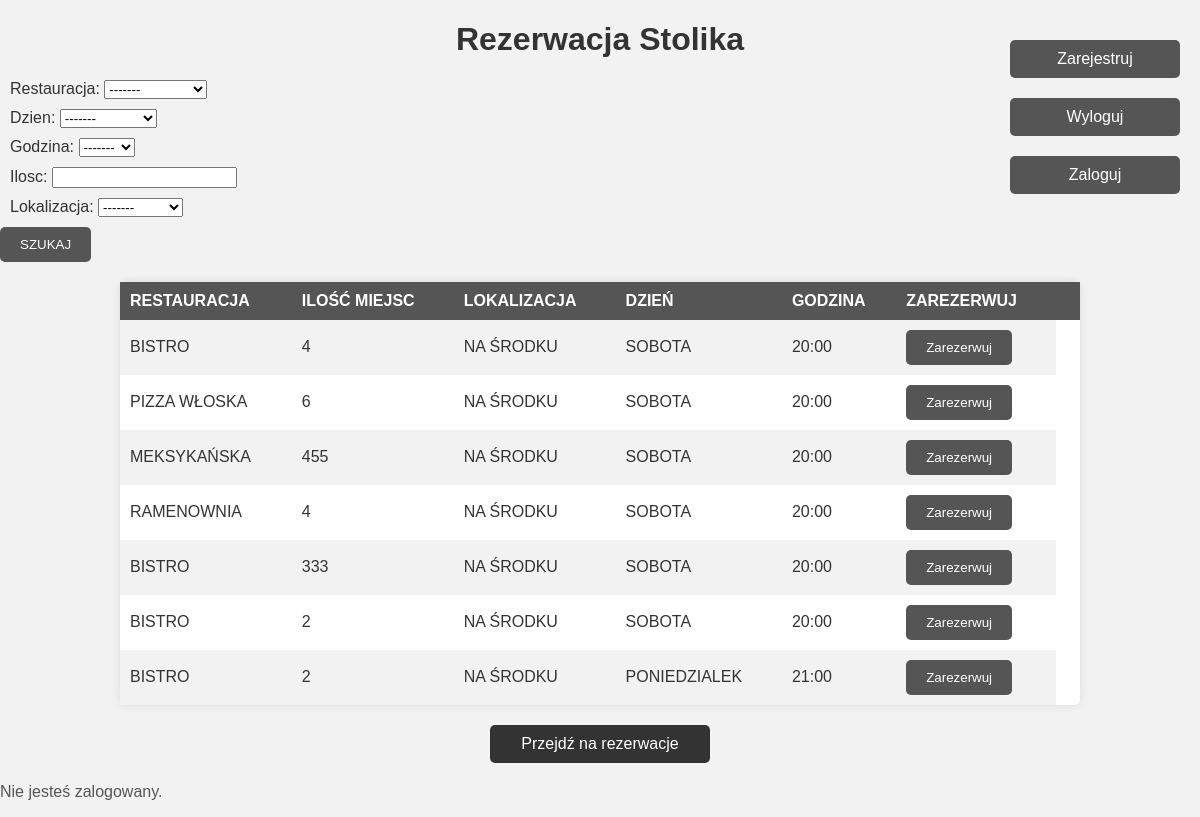
The app's page /Stolik/ with its own data.
### Rezerwacje/models.py (models this page shows, shortened)
class Stolik(models.Model):
    RESTAURACJA_CHOICES = [("BISTRO", "bistro"), ("CHIŃCZYK", "chińczyk"),("MEKSYKAŃSKA","meksykańska"),("PIZZA WŁOSKA","pizza włoska"),("RAMENOWNIA","ramenownia")]
    LOKALIZACJA_CHOICES = [("PRZY OKNIE","przy oknie"),("PRZY BARZE","przy barze"),("NA ŚRODKU","na środku")]
    DZIEN_CHOICES = [("PONIEDZIALEK","poniedzialek"),("WTOREK","wtorek"),("SRODA","sroda"),("CZWARTEK","czwartek"),("PIATEK","piatek"),("SOBOTA","sobota"),("NIEDZIELA","niedziela")]
    GODZINA_CHOICES = [("16:00","16:00"),("17:00","17:00"),("18:00","18:00"),("19:00","19:00"),("20:00","20:00"),("21:00","21:00")]
    ilosc = models.PositiveSmallIntegerField()
    restauracja = models.CharField(max_length=16, choices=RESTAURACJA_CHOICES, default="BISTRO")
    dzien = models.CharField(max_length=16, choices=DZIEN_CHOICES, default="SOBOTA")
    godzina = models.CharField(max_length=16, choices=GODZINA_CHOICES, default="20:00")
    lokalizacja = models.CharField(max_length=16, choices=LOKALIZACJA_CHOICES, default="NA ŚRODKU")
    class Meta:
        verbose_name_plural = "Stoliki"

### Rezerwacje/views.py (the view, shortened to what this page needs)
# urls.py: path('', StolikListView.as_view(), name="index"),
class StolikListView(ListView):
    model = Stolik
    template_name = "index.html"
    queryset = Stolik.objects.all()
    context_object_name = "object_list"
    def get_queryset(self):
        return self.queryset.filter(rezerwacja=None)
    def get_context_data(self, **kwargs):
        context = super(StolikListView, self).get_context_data(**kwargs)
        context["form"] = StolikForm(self.request.POST or None)
        return context
    """ FILTROWANIE DANYCH TAK, ABY ZOSTAŁY TYLKE TE, KTÓRE ZAZNACZYLIŚMY """

### Rezerwacje/forms.py
class StolikForm(forms.ModelForm):
    restauracja = forms.ChoiceField(choices=RESTAURACJA_FORM_CHOICES, required=False)
    ilosc = forms.IntegerField(min_value=1, required=False)
    lokalizacja = forms.ChoiceField(choices=LOKALIZACJA_FORM_CHOICES, required=False)
    dzien = forms.ChoiceField(choices=DZIEN_FORM_CHOICES, required=False)
    godzina = forms.ChoiceField(choices=GODZINA_FORM_CHOICES, required=False)
    class Meta:
        model = Stolik
        fields = ["restauracja", "dzien","godzina", "ilosc", "lokalizacja"]

### Rezerwacje/templates/index.html (shortened to what this page needs)
<!DOCTYPE html>
<html lang="en">
<head>
</head>
<body>
    <div class="header">
        <h1>Rezerwacja Stolika</h1>
        <div class="login-options">
            <a class="btn" href="{% url 'register' %}">Zarejestruj</a>
            <a class="btn" href="{% url 'logout' %}">Wyloguj</a>
            <a class="btn" href="{% url 'login' %}">Zaloguj</a>
        </div>
    </div>
    <div class="form-container">
        <form action="{% url 'index' %}" method="POST">
            {% for field in form %}
                <div class="fieldWrapper">
                    {{ field.label_tag }} {{ field }}
                </div>
            {% endfor %}
            <input type="submit" value="SZUKAJ">
        </form>
    </div>
    <table>
        <tr>
            <th>RESTAURACJA</th>
            <th>ILOŚĆ MIEJSC</th>
            <th>LOKALIZACJA</th>
            <th>DZIEŃ</th>
            <th>GODZINA</th>
            <th>ZAREZERWUJ</th>
            <th></th>
        </tr>
        {% for stolik in object_list %}
        <tr>
            <td>{{ stolik.restauracja }}</td>
            <td>{{ stolik.ilosc }}</td>
            <td>{{ stolik.lokalizacja }}</td>
            <td>{{ stolik.dzien }}</td>
            <td>{{ stolik.godzina }}</td>
            <td>
                <form action="{% url 'detail' stolik.id %}">
                    <input type="submit" value="Zarezerwuj">
                </form>
            </td>
        </tr>
        {% endfor %}
    </table>
    <a href="{% url 'rezerwacje' %}">Przejdź na rezerwacje</a>
    {% if user.is_authenticated %}
        <p>Zalogowany użytkownik: {{ user.username }}</p>
    {% else %}
        <p>Nie jesteś zalogowany.</p>
    {% endif %}
</body>
</html>

### Rezerwacje/templates/index.html (style rules this page uses)
body { font-family: Arial, sans-serif; margin: 0; padding: 0; background-color: #f2f2f2; color: #333; }
.header { text-align: center; margin-top: 20px; }
.login-options { position: absolute; top: 20px; right: 20px; }
.form-container { text-align: left; margin: 20px auto; }
.fieldWrapper { margin: 10px; }
input[type="submit"] { padding: 10px 20px; background-color: #555; color: #fff; border: none; border-radius: 5px; cursor: pointer; }
.btn { display: block; width: 150px; margin: 20px auto; text-align: center; padding: 10px; background-color: #555; color: #fff; text-decoration: none; border-radius: 5px; }
table { width: 80%; margin: 20px auto; border-collapse: collapse; background-color: #fff; box-shadow: 0 0 10px rgba(0, 0, 0, 0.1); border-radius: 5px; }
th, td { padding: 10px; text-align: left; }
th { background-color: #555; color: #fff; }
tr:nth-child(even) { background-color: #f2f2f2; }
a { display: block; width: 200px; margin: 20px auto; text-align: center; padding: 10px; background-color: #333; color: #fff; text-decoration: none; border-radius: 5px; }
p { text-align: left; margin-top: 20px; color: #555; }

### records on screen
Stolik: restauracja "BISTRO", ilosc "4", lokalizacja "NA ŚRODKU", dzien "SOBOTA", godzina "20:00"
Stolik: restauracja "PIZZA WŁOSKA", ilosc "6", lokalizacja "NA ŚRODKU", dzien "SOBOTA", godzina "20:00"
Stolik: restauracja "MEKSYKAŃSKA", ilosc "455", lokalizacja "NA ŚRODKU", dzien "SOBOTA", godzina "20:00"
Stolik: restauracja "RAMENOWNIA", ilosc "4", lokalizacja "NA ŚRODKU", dzien "SOBOTA", godzina "20:00"
Stolik: restauracja "BISTRO", ilosc "333", lokalizacja "NA ŚRODKU", dzien "SOBOTA", godzina "20:00"
Stolik: restauracja "BISTRO", ilosc "2", lokalizacja "NA ŚRODKU", dzien "SOBOTA", godzina "20:00"
Stolik: restauracja "BISTRO", ilosc "2", lokalizacja "NA ŚRODKU", dzien "PONIEDZIALEK", godzina "21:00"

### other values on screen
{{ field.label_tag }} "Restauracja:" "Dzien:" "Godzina:" "Ilosc:" "Lokalizacja:"
